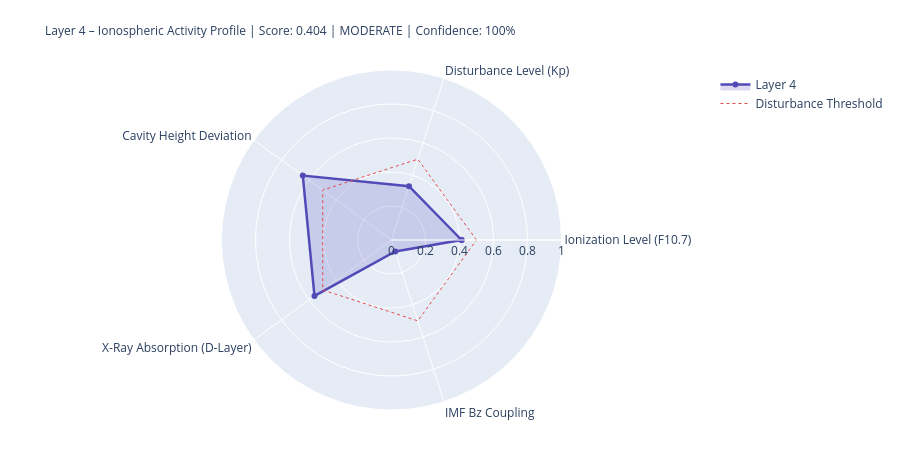

This figure's notebook cell:
### Markdown cell above
---
## 4. State Assessment & Handoff to Layer 5

### Code cell
# ============================================================
# LAYER-4-SCORE
# ============================================================

COMPONENTS = {
    'Ionization Level (F10.7)':    {'score': ioniz,       'source': 'primary' if f107_now else 'from_layer0', 'dynamic': True},
    'Disturbance Level (Kp)':          {'score': disturb,     'source': 'primary' if kp_now   else 'from_layer0', 'dynamic': True},
    'Cavity Height Deviation':    {'score': h_dev,       'source': 'derived',                                'dynamic': True},
    'X-Ray Absorption (D-Layer)':{'score': xray_ioniz,  'source': 'primary' if xray_now else 'missing',     'dynamic': True},
    'IMF Bz Coupling':             {'score': bz_coupling, 'source': 'primary' if bz_now   else 'from_layer0', 'dynamic': True},
}

available    = {k: v['score'] for k, v in COMPONENTS.items() if v['score'] is not None}
unavailable  = [k for k, v in COMPONENTS.items() if v['score'] is None]
layer4_score = round(sum(available.values()) / len(available), 4) if available else None
confidence   = round(len(available) / len(COMPONENTS), 2)
level = ('unknown' if layer4_score is None
         else 'quiet'   if layer4_score < 0.3
         else 'moderate' if layer4_score < 0.6
         else 'active')
dominant_l4 = max(available, key=available.get) if available else 'none'

# Resonance delta for Schumann SR-1
sr1_ref = schumann_freq(1, 80.0)
sr1_now = schumann_freq(1, h_eff)
sr1_delta_mhz = (sr1_now - sr1_ref) * 1000

# Propagation conditions
prop_cond = ('disturbed'   if kp_val > 4
             else 'unsettled' if kp_val > 2
             else 'normal')
if xray_class in ['X', 'M']:
    prop_cond = 'Radio-Blackout moeglich'

W = 68
print('=' * W)
print('LAYER 4 – IONOSPHERE – STATE ASSESSMENT')
print('=' * W)
for name, comp in COMPONENTS.items():
    s = comp['score']
    if s is not None:
        bar = '█' * int(s * 20) + '░' * (20 - int(s * 20))
        print(f'  {name:<36} {bar}  {s:.3f}  [{comp["source"]}]')
    else:
        print(f'  {name:<36} {"─" * 20}  n/a   [missing]')
print('-' * W)
print(f'  Score:          {layer4_score:.3f}  ({len(available)}/{len(COMPONENTS)} components)')
print(f'  Confidence:     {confidence:.0%}')
print(f'  Level:          {level.upper()}')
print(f'  Dominant:       {dominant_l4}')
print(f'  Cavity height:  {h_eff:.1f} km  (Ref: 80.0 km)')
print(f'  SR-1:           {sr1_now:.3f} Hz  (Δ {sr1_delta_mhz:+.1f} mHz vs. ref)')
print(f'  Propagation:    {prop_cond}')
print(f'  X-Ray:          {xray_class}-class  ({xray_now:.2e} W/m²)' if xray_now else '  X-Ray:          n/a')
print('=' * W)

# Radar
cats   = list(available.keys())
vals_r = list(available.values())
if len(cats) >= 3:
    fig = go.Figure()
    fig.add_trace(go.Scatterpolar(
        r=vals_r + [vals_r[0]], theta=cats + [cats[0]],
        fill='toself', fillcolor='rgba(83,74,183,0.20)',
        line=dict(color='#534AB7', width=2.5), name='Layer 4'
    ))
    fig.add_trace(go.Scatterpolar(
        r=[0.5] * (len(cats)+1), theta=cats + [cats[0]],
        line=dict(color='#E24B4A', dash='dot', width=1),
        mode='lines', name='Disturbance Threshold'
    ))
    fig.update_layout(
        title=dict(
            text=f'Layer 4 – Ionospheric Activity Profile | Score: {layer4_score:.3f} | {level.upper()} | Confidence: {confidence:.0%}',
            font=dict(size=12)
        ),
        polar=dict(radialaxis=dict(visible=True, range=[0, 1])),
        height=450, showlegend=True,
        margin=dict(l=80, r=80, t=70, b=40)
    )
    fig.show()

### Figure 1 — Plotly figure (JSON) as saved in the notebook; plotly's stock layout.template omitted (floating-point values rounded to 4 significant figures)
{"data": [{"fill": "toself", "fillcolor": "rgba(83,74,183,0.20)", "line": {"color": "#534AB7", "width": 2.5}, "name": "Layer 4", "r": [0.412, 0.333, 0.645, 0.56, 0.071, 0.412], "theta": ["Ionization Level (F10.7)", "Disturbance Level (Kp)", "Cavity Height Deviation", "X-Ray Absorption (D-Layer)", "IMF Bz Coupling", "Ionization Level (F10.7)"], "type": "scatterpolar"}, {"line": {"color": "#E24B4A", "dash": "dot", "width": 1}, "mode": "lines", "name": "Disturbance Threshold", "r": [0.5, 0.5, 0.5, 0.5, 0.5, 0.5], "theta": ["Ionization Level (F10.7)", "Disturbance Level (Kp)", "Cavity Height Deviation", "X-Ray Absorption (D-Layer)", "IMF Bz Coupling", "Ionization Level (F10.7)"], "type": "scatterpolar"}], "layout": {"height": 450, "margin": {"b": 40, "l": 80, "r": 80, "t": 70}, "polar": {"radialaxis": {"range": [0, 1], "visible": true}}, "showlegend": true, "title": {"font": {"size": 12}, "text": "Layer 4 – Ionospheric Activity Profile | Score: 0.404 | MODERATE | Confidence: 100%"}}}
